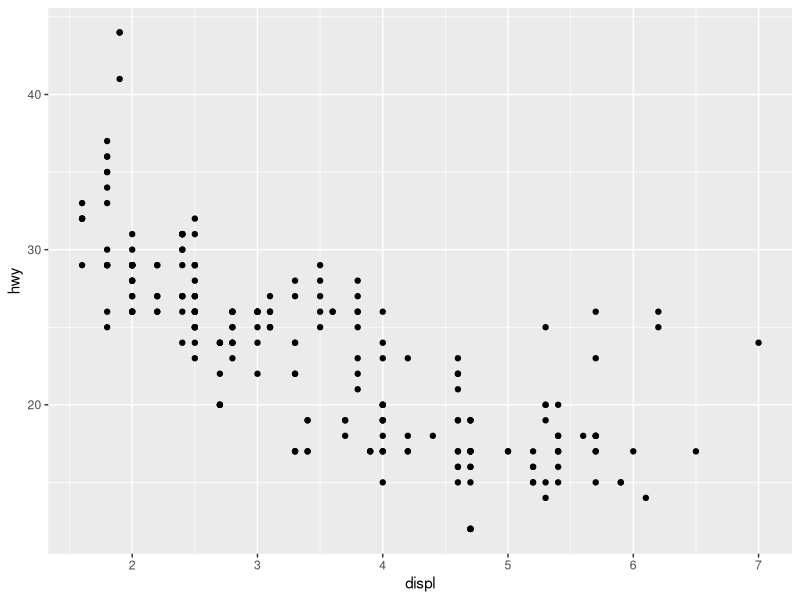
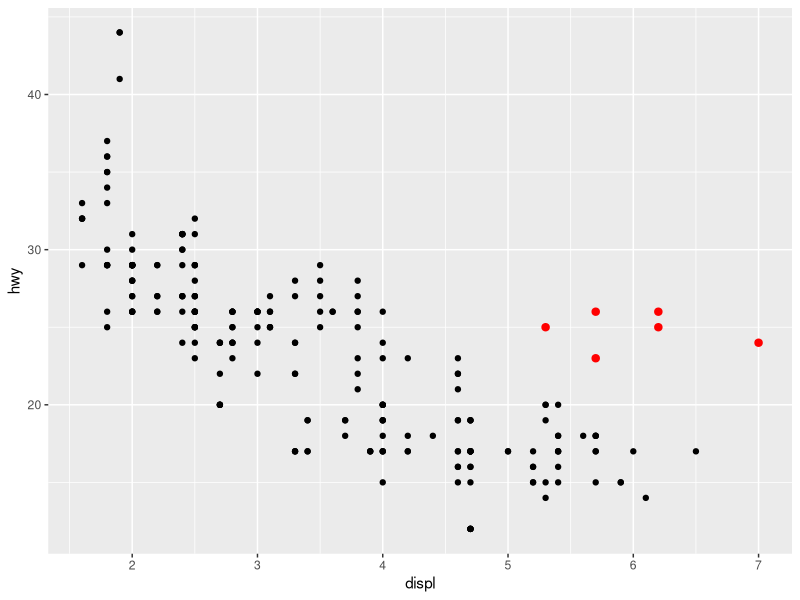
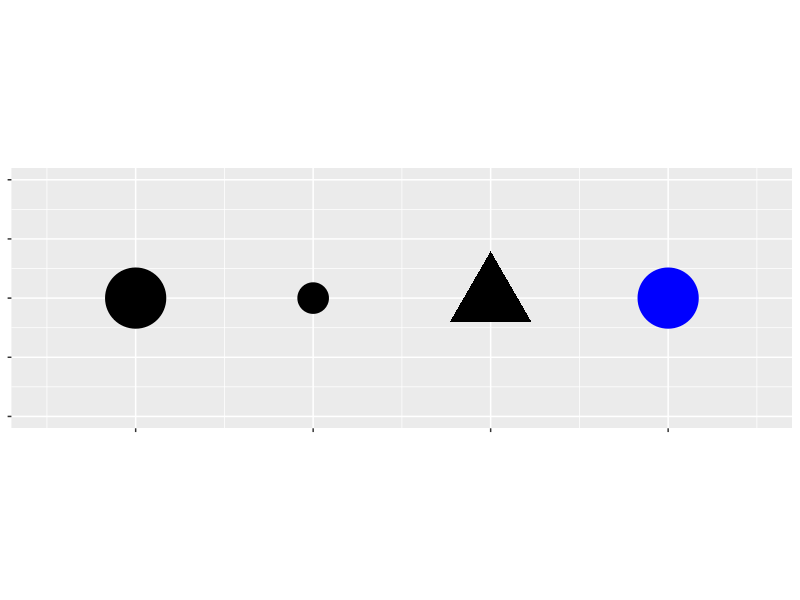
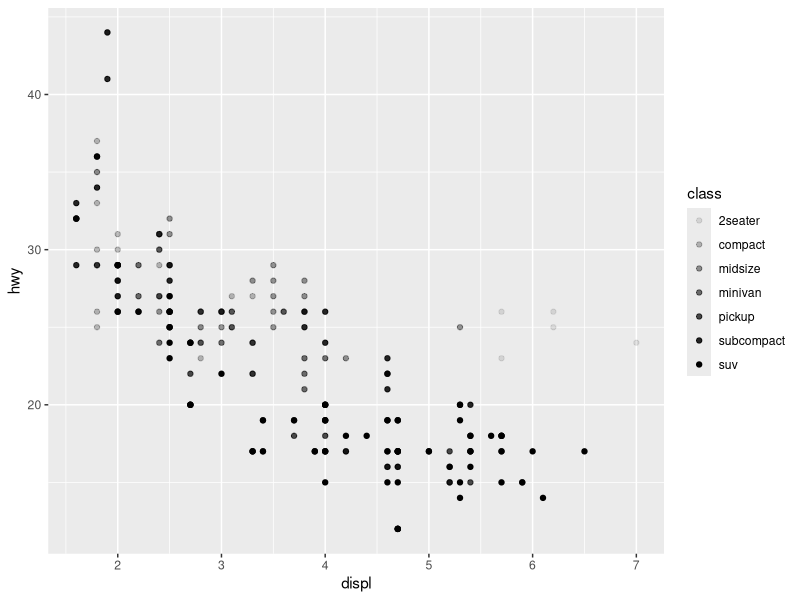
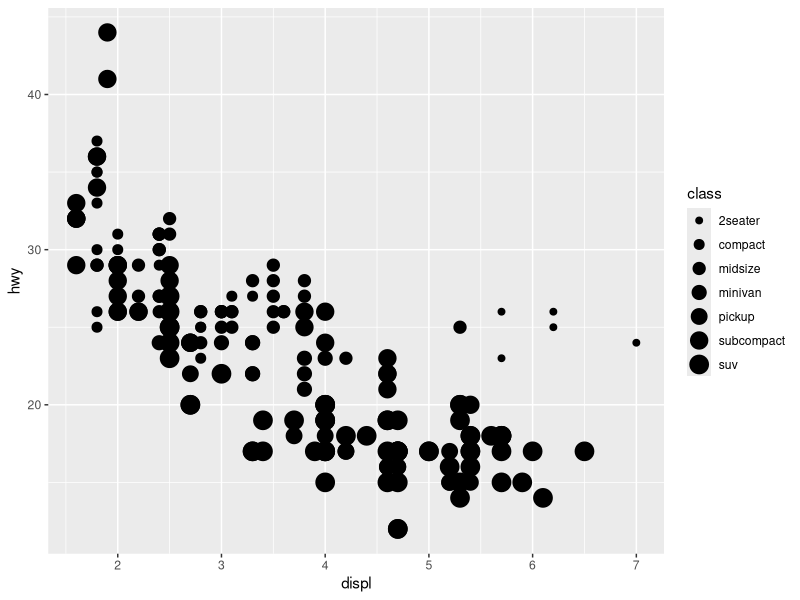
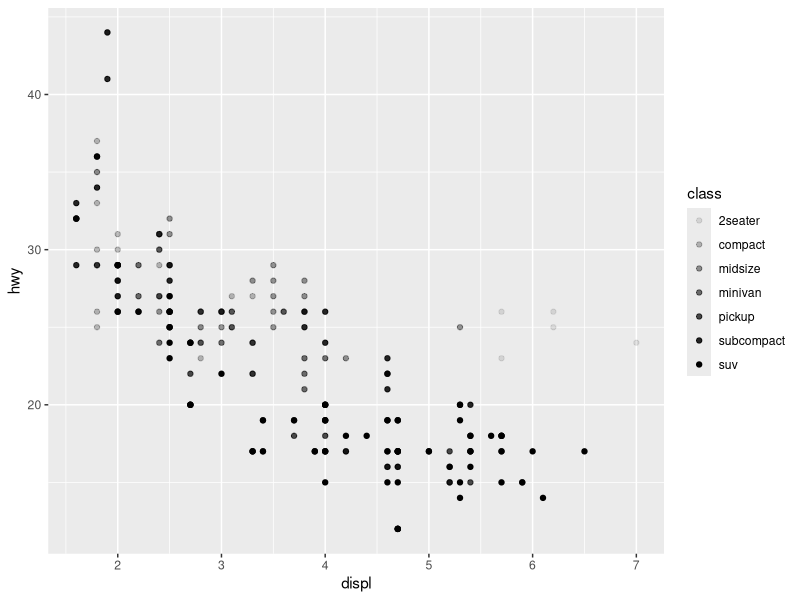
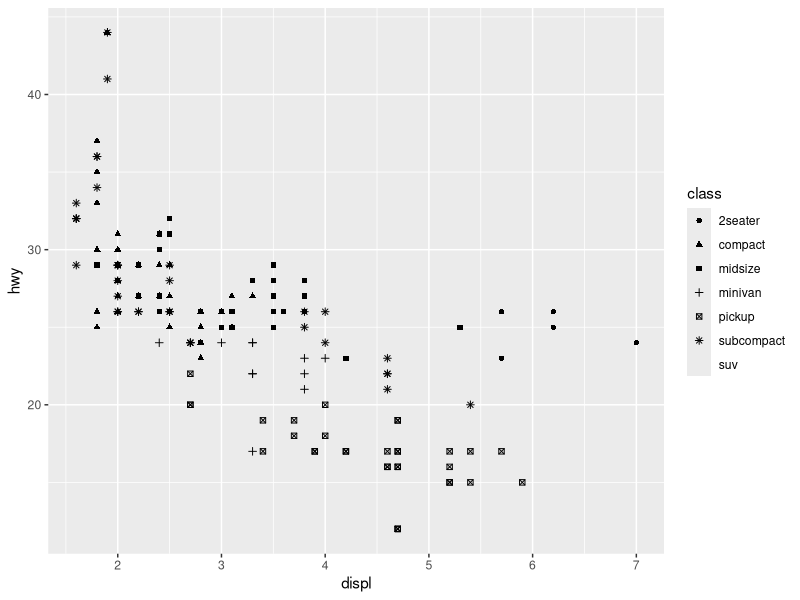
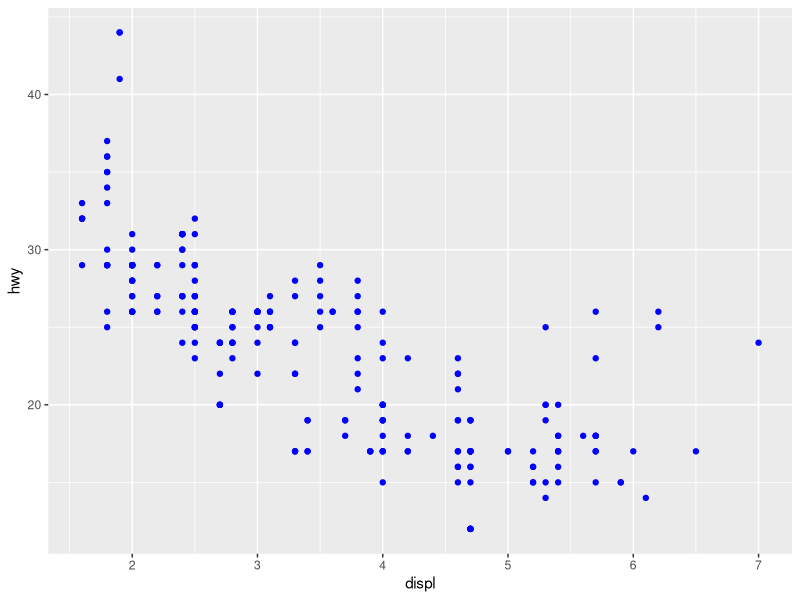

R code for these plots, in order: (Note: this script raises an error after producing the figures.)
## ---- chunk 1
library(tidyverse)
## ---- chunk 2
mpg
## ---- chunk 3
ggplot(data = mpg) + 
  geom_point(mapping = aes(x = displ, y = hwy))
## ---- chunk 4
ggplot(data = mpg, mapping = aes(x = displ, y = hwy)) +
  geom_point() + 
  geom_point(data = dplyr::filter(mpg, displ > 5, hwy > 20), colour = "red", size = 2.2)
## ---- chunk 5
ggplot() +
  geom_point(aes(1, 1), size = 20) +
  geom_point(aes(2, 1), size = 10) + 
  geom_point(aes(3, 1), size = 20, shape = 17) + 
  geom_point(aes(4, 1), size = 20, colour = "blue") + 
  scale_x_continuous(NULL, limits = c(0.5, 4.5), labels = NULL) + 
  scale_y_continuous(NULL, limits = c(0.9, 1.1), labels = NULL) + 
  theme(aspect.ratio = 1/3)
## ---- chunk 6
ggplot(data = mpg) + 
  geom_point(mapping = aes(x = displ, y = hwy, alpha = class))
## ---- chunk 7
ggplot(data = mpg) + 
  geom_point(mapping = aes(x = displ, y = hwy, size = class))
## ---- chunk 8
# Left
ggplot(data = mpg) + 
  geom_point(mapping = aes(x = displ, y = hwy, alpha = class))

# Right
ggplot(data = mpg) + 
  geom_point(mapping = aes(x = displ, y = hwy, shape = class))
## ---- chunk 9
ggplot(data = mpg) + 
  geom_point(mapping = aes(x = displ, y = hwy), color = "blue")
## ---- chunk 10
    ggplot(data = mpg) + 
      geom_point(mapping = aes(x = displ, y = hwy, color = "blue"))
## ---- chunk 11
ggplot(data = mpg) + 
  geom_point(mapping = aes(x = displ, y = hwy)) + 
  facet_wrap(~ class, nrow = 2)
## ---- chunk 12
ggplot(data = mpg) + 
  geom_point(mapping = aes(x = displ, y = hwy)) + 
  facet_grid( . ~ cyl)
## ---- chunk 13
ggplot(data = mpg) + 
  geom_point(mapping = aes(x = displ, y = hwy))

ggplot(data = mpg) + 
  geom_smooth(mapping = aes(x = displ, y = hwy))
## ---- chunk 14
ggplot(data = mpg) + 
  geom_smooth(mapping = aes(x = displ, y = hwy, linetype = drv))
## ---- chunk 15
ggplot(data = mpg, mapping = aes(x = displ, y = hwy, color = drv)) + 
  geom_point() +
  geom_smooth(mapping = aes(linetype = drv))
## ---- chunk 16
ggplot(data = mpg) +
  geom_smooth(mapping = aes(x = displ, y = hwy))
              
ggplot(data = mpg) +
  geom_smooth(mapping = aes(x = displ, y = hwy, group = drv))
    
ggplot(data = mpg) +
  geom_smooth(
    mapping = aes(x = displ, y = hwy, color = drv),
    show.legend = FALSE
  )
## ---- chunk 17
ggplot(data = mpg) + 
  geom_point(mapping = aes(x = displ, y = hwy)) +
  geom_smooth(mapping = aes(x = displ, y = hwy))
## ---- chunk 18
ggplot(data = mpg, mapping = aes(x = displ, y = hwy)) + 
  geom_point(mapping = aes(color = class)) + 
  geom_smooth()
## ---- chunk 19
ggplot(data = mpg, mapping = aes(x = displ, y = hwy)) + 
  geom_point(mapping = aes(color = class)) + 
  geom_smooth(data = filter(mpg, class == "subcompact"))
## ---- chunk 20
    ggplot(data = mpg, mapping = aes(x = displ, y = hwy)) + 
      geom_point() + 
      geom_smooth(se = FALSE)
    ggplot(data = mpg, mapping = aes(x = displ, y = hwy)) + 
      geom_smooth(aes(group = drv), se = FALSE) +
      geom_point()
    ggplot(data = mpg, mapping = aes(x = displ, y = hwy, color = drv)) + 
      geom_point() + 
      geom_smooth(se = FALSE)
    ggplot(data = mpg, mapping = aes(x = displ, y = hwy)) + 
      geom_point(aes(color = drv)) + 
      geom_smooth(se = FALSE)
    ggplot(data = mpg, mapping = aes(x = displ, y = hwy)) + 
      geom_point(aes(color = drv)) +
      geom_smooth(aes(linetype = drv), se = FALSE)
    ggplot(data = mpg, mapping = aes(x = displ, y = hwy)) + 
      geom_point(size = 4, colour = "white") + 
      geom_point(aes(colour = drv))
## ---- chunk 21
ggplot(data = diamonds) + 
  geom_bar(mapping = aes(x = cut))
## ---- chunk 22
knitr::include_graphics("images/visualization-stat-bar.png")
## ---- chunk 23
ggplot(data = diamonds) + 
  stat_count(mapping = aes(x = cut))
## ---- chunk 24
    demo <- tribble(
      ~cut,         ~freq,
      "Fair",       1610,
      "Good",       4906,
      "Very Good",  12082,
      "Premium",    13791,
      "Ideal",      21551
    )
    
    ggplot(data = demo) +
      geom_bar(mapping = aes(x = cut, y = freq), stat = "identity")
## ---- chunk 25
    ggplot(data = diamonds) + 
      geom_bar(mapping = aes(x = cut, y = ..prop.., group = 1))
## ---- chunk 26
    ggplot(data = diamonds) + 
      stat_summary(
        mapping = aes(x = cut, y = depth),
        fun.ymin = min,
        fun.ymax = max,
        fun.y = median
      )
## ---- chunk 27
ggplot(data = diamonds) + 
  geom_bar(mapping = aes(x = cut, colour = cut))
ggplot(data = diamonds) + 
  geom_bar(mapping = aes(x = cut, fill = cut))
## ---- chunk 28
ggplot(data = diamonds) + 
  geom_bar(mapping = aes(x = cut, fill = clarity))
## ---- chunk 29
    ggplot(data = diamonds, mapping = aes(x = cut, fill = clarity)) + 
      geom_bar(alpha = 1/5, position = "identity")
    ggplot(data = diamonds, mapping = aes(x = cut, colour = clarity)) + 
      geom_bar(fill = NA, position = "identity")
## ---- chunk 30
    ggplot(data = diamonds) + 
      geom_bar(mapping = aes(x = cut, fill = clarity), position = "fill")
## ---- chunk 31
    ggplot(data = diamonds) + 
      geom_bar(mapping = aes(x = cut, fill = clarity), position = "dodge")
## ---- chunk 32
ggplot(data = mpg) + 
  geom_point(mapping = aes(x = displ, y = hwy))
## ---- chunk 33
ggplot(data = mpg) + 
  geom_point(mapping = aes(x = displ, y = hwy), position = "jitter")
## ---- chunk 34
    ggplot(data = mpg, mapping = aes(x = cty, y = hwy)) + 
      geom_jitter()
## ---- chunk 35
    ggplot(data = mpg, mapping = aes(y = class, x = hwy)) + 
      geom_boxplot()
    ggplot(data = mpg, mapping = aes(x = class, y = hwy)) + 
      geom_boxplot() +
      coord_flip()
## ---- chunk 36
    nz <- map_data("nz")

    ggplot(nz, aes(long, lat, group = group)) +
      geom_polygon(fill = "white", colour = "black")

    ggplot(nz, aes(long, lat, group = group)) +
      geom_polygon(fill = "white", colour = "black") +
      coord_quickmap()
## ---- chunk 37
    bar <- ggplot(data = diamonds) + 
      geom_bar(
        mapping = aes(x = cut, fill = cut), 
        show.legend = FALSE,
        width = 1
      ) + 
      theme(aspect.ratio = 1) +
      labs(x = NULL, y = NULL)
    
    bar + coord_flip()
    bar + coord_polar()
## ---- chunk 38
    p <- ggplot(data = mpg, mapping = aes(x = cty, y = hwy)) +
      geom_point() + 
      geom_abline() +
      coord_fixed()
    pdf(file="mgp.pdf", height=5, width=4)
    jpeg(file="myplot.jpg", height=5*120, width=4*120)
    print(p)
    dev.off()
## ---- chunk 39
knitr::include_graphics("images/visualization-grammar-1.png")
## ---- chunk 40
knitr::include_graphics("images/visualization-grammar-2.png")
## ---- chunk 41
knitr::include_graphics("images/visualization-grammar-3.png")
